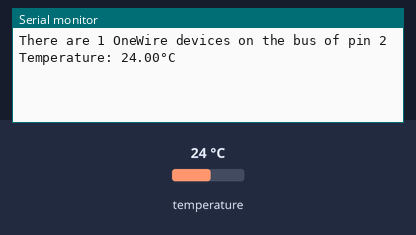
The sketch below on a simulated Arduino Uno, built with avr-gcc and run on an emulated ATmega328P. Parts: the last lines printed to the serial monitor. Inputs (shaded band) come from the test bench; at power-on: temperature 24 °C.

Above: at 2.2 s.
2.3 s: temperature set to 12 °C
At 3.9 s:
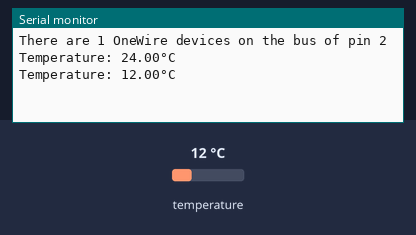
4.1 s: temperature set to 19 °C
At 5.1 s:
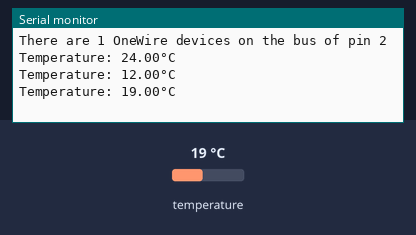
Timing chart, 0 to 7.1 s (numbered marks = the images above; inputs shaded):
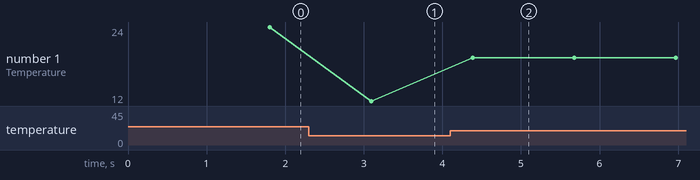

The sketch:

DS18S20_testing_fixture.ino
```cpp
#include <OneWire.h>
#include <DallasTemperature.h>

/*-----------------------------------------------------------------------------------------------
 * Create object references
 * ----------------------------------------------------------------------------------------------*/

// Data wire is plugged into digital pin 2 on the Arduino
#define ONE_WIRE_BUS 2

// Setup a oneWire instance to communicate with any OneWire device
OneWire oneWire(ONE_WIRE_BUS);

// Pass oneWire reference to DallasTemperature library
DallasTemperature sensors(&oneWire);

// Create an array for DS18B20 sensor addresses
DeviceAddress  DS18B20[3];

/*-----------------------------------------------------------------------------------------------
 * Function: INIT_DS18B20
 * Description: Initialize DS18B20 Temperature sensor(s) and print message
 * Ins: none
 * Outs: none
 * ----------------------------------------------------------------------------------------------*/

void INIT_DS18B20()
{
  sensors.begin();

  if(sensors.getDeviceCount() > 0){
    Serial.print("There are ");
    Serial.print(sensors.getDeviceCount());
    Serial.print(" OneWire devices on the bus of pin 2\n\r");
    delay(1000);
  }else{
    Serial.print("There are no OneWire devices connected!\n\r");
  }
}

/*-----------------------------------------------------------------------------------------------
 * Function: tempInCelsius
 * Description: Get celsius reading from DS18B20 Temperature sensor
 * Arguments: Integer value for sensor address
 * Returns: Float in celsius reading
 * ----------------------------------------------------------------------------------------------*/
float tempInCelsius(int address){
  if (sensors.getAddress(DS18B20[address], address)){
    sensors.requestTemperatures();
    return sensors.getTempC(DS18B20[address]);
  }else{
    return 0;
  }
}

/*-----------------------------------------------------------------------------------------------
 * Function: deviceIsConnected
 * Description: Checking to make sure that the DS18B20 is connected to the Arduino.
 * Arguments: Integer value for sensor address
 * Returns: Returns a boolean value of true or false
 * ----------------------------------------------------------------------------------------------*/
bool deviceIsConnected(int address){
  if (sensors.getAddress(DS18B20[address], address)){
    return true;
  }else{
    return false;
  }
}

/*-----------------------------------------------------------------------------------------------
 * Main routines
 * ----------------------------------------------------------------------------------------------*/
void setup(void){
  Serial.begin(115200);

  while (!Serial) {
    ; // wait for serial port to connect. Needed for native USB
  }
  // Initialize DS18B20 temperature sensors
  INIT_DS18B20();
}

void loop(void){
  if(deviceIsConnected(0)){
    float temp_c;
    // Read values from the sensor at address 0
    temp_c = tempInCelsius(0);
    //print the temperature in Celsius
    Serial.print("Temperature: ");
    Serial.print(temp_c);
    Serial.print("°C\n\r");
  }else{
    Serial.print("There are no OneWire devices connected!\n\r");
  }

  delay(500);
}
```

Measured:
- after the input at 2.3 s, the serial monitor: prints a new line after 0.80 s (image 1)
- after the input at 4.1 s, the serial monitor: prints a new line after 0.29 s (image 2)
- plotted number 1: 24 → 12 after the input at 2.3 s, 12 → 19 after the input at 4.1 s
